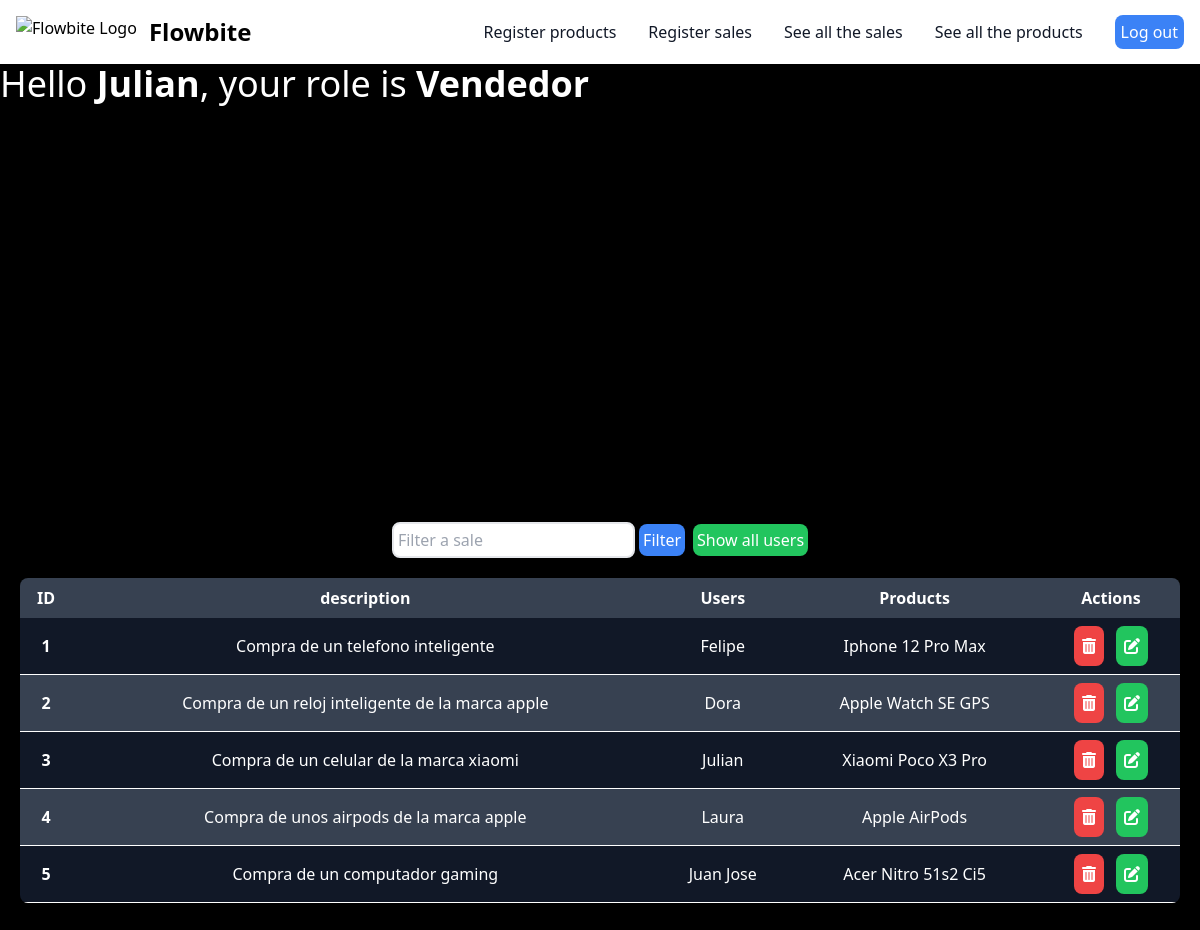
Screenshot of /views/sales/showAllSales.view.php (signed in) with the database file from the repository.
### tables this page shows
CREATE TABLE `ventas` (
  `idventas` int(11) NOT NULL,
  `descripcion_venta` varchar(200) NOT NULL,
  `idusuarios` int(11) NOT NULL,
  `idproductos` int(11) NOT NULL
);

CREATE TABLE `usuarios` (
  `idusuarios` int(11) NOT NULL,
  `nombres` varchar(45) NOT NULL,
  `apellidos` varchar(45) NOT NULL,
  `celular` varchar(15) NOT NULL,
  `correo` varchar(45) NOT NULL,
  `password` varchar(300) NOT NULL,
  `idroles` int(11) NOT NULL
);

CREATE TABLE `productos` (
  `idproductos` int(11) NOT NULL,
  `nombre` varchar(45) NOT NULL,
  `precio` float NOT NULL,
  `descripcion` varchar(200) NOT NULL
);

### models/sales/sales.model.php (called while the page is built, shortened)
<?php
include("./../../connection/connection.php");
function getAllSales()
{
    global $connection;
    $query = "SELECT * FROM ventas INNER JOIN usuarios ON ventas.idusuarios = usuarios.idusuarios INNER JOIN productos ON ventas.idproductos = productos.idproductos";
    $result = $connection->query($query);
    $sales = [];
    if ($result->num_rows > 0) {
        while ($row = $result->fetch_assoc()) {
            $sales[] = $row;
        }
    }
    return $sales;
}

### views/sales/showAllSales.view.php (shortened to what this page needs)
<?php session_start();
$name = $_SESSION['name'];
$role = $_SESSION['role'];
include("./../../models/sales/sales.model.php");
$sales = getAllSales();
if (isset($_SESSION['sales']) && !empty($_SESSION['sales'])) {
    $sales = $_SESSION['sales'];
} else {
    $sales = getAllSales();
}
?>
<!DOCTYPE html>
<html lang="en">
<head>
    <script src="https://cdn.tailwindcss.com"></script>
</head>
<body class="bg-black">
    <?php include("./../navbar/navbar.php"); ?>
    <h1 class="text-white text-4xl">Hello <span class="font-bold"><?php echo $name ?></span>, your role is <span
            class="font-bold"><?php echo $role ?></span>
    </h1>
    <div class="flex flex-col justify-center items-center min-h-screen space-y-5">
        <div class="flex space-x-2 items-center">
            <form action="./../../controllers/sales/sales.controller.php" method="post">
                <input type="text" name="id" class="border-2 rounded-lg p-1" placeholder="Filter a sale">
                <button name="filterSales" type="submit" class="bg-blue-500 p-1 text-white rounded-lg">Filter</button>
            </form>
            <form action="./../../controllers/sales/sales.controller.php" method="post">
                <button name="filterSales" type="submit" class="bg-green-500 p-1 text-white rounded-lg"
                    name="showAllSales">Show all
                    users</button>
            </form>
        </div>
        <div class="overflow-x-auto w-full px-5">
            <table class="rounded-lg overflow-hidden min-w-full">
                <tr class="bg-gray-700 text-white rounded-lg">
                    <th class="p-2">ID</th>
                    <th class="p-2">description</th>
                    <th class="p-2">Users</th>
                    <th class="p-2">Products</th>
                    <th class="p-2">Actions</th>
                </tr>
                <?php
                foreach ($sales as $sale) {
                    ?>
                    <tr
                        class="text-white text-center border-b border-white  <?php echo $sale['idventas'] % 2 === 0 ? 'bg-gray-700' : 'bg-gray-900' ?>">
                        <td class="p-2 font-bold"><?= $sale['idventas'] ?></td>
                        <td class="p-2"><?= $sale['descripcion_venta'] ?></td>
                        <td class="p-2"><?= $sale['nombres'] ?></td>
                        <td class="p-2"><?= $sale['nombre'] ?></td>
                        <td class="flex justify-center p-2 space-x-3">
                            <form action="./../../controllers/sales/sales.controller.php" method="post">
                                <button type="submit" name="deleteSale"
                                    class="bg-red-500 hover:bg-red-700 text-white p-2 rounded-lg font-bold"><i
                                        class="fa-solid fa-trash-can"></i></button>
                            </form>
                            <div>
                                <button data-modal-id="sales-<?php echo $sale['idventas'] ?>"
                                    class="openModalButton bg-green-500 hover:bg-green-700 text-white p-2 rounded-lg font-bold"><i
                                        class="fa-solid fa-pen-to-square"></i></button>
                            </div>
                        </td>
                    </tr>
                    <?php
                }
                ?>
            </table>
        </div>
    </div>
</body>
</html>

### rows the page displays
ventas: idventas "1", descripcion_venta "Compra de un telefono inteligente", idusuarios.nombres "Felipe", idproductos.nombre "Iphone 12 Pro Max"
ventas: idventas "2", descripcion_venta "Compra de un reloj inteligente de la marca apple", idusuarios.nombres "Dora", idproductos.nombre "Apple Watch SE GPS"
ventas: idventas "3", descripcion_venta "Compra de un celular de la marca xiaomi", idusuarios.nombres "Julian", idproductos.nombre "Xiaomi Poco X3 Pro"
ventas: idventas "4", descripcion_venta "Compra de unos airpods de la marca apple", idusuarios.nombres "Laura", idproductos.nombre "Apple AirPods"
ventas: idventas "5", descripcion_venta "Compra de un computador gaming", idusuarios.nombres "Juan Jose", idproductos.nombre "Acer Nitro 51s2 Ci5"

### other values shown
$name "Julian"
$role "Vendedor"
